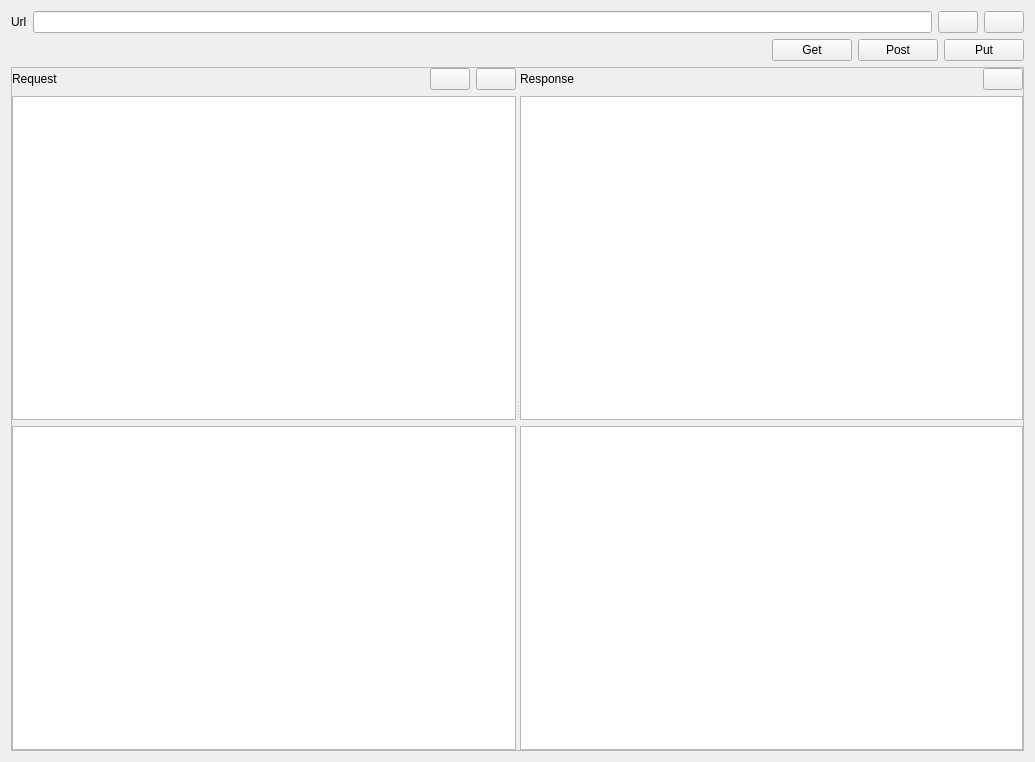
<?xml version="1.0" encoding="UTF-8"?>
<ui version="4.0">
 <class>ApiTester</class>
 <widget class="QWidget" name="ApiTester">
  <property name="geometry">
   <rect>
    <x>0</x>
    <y>0</y>
    <width>1035</width>
    <height>762</height>
   </rect>
  </property>
  <property name="windowTitle">
   <string>Form</string>
  </property>
  <layout class="QVBoxLayout" name="verticalLayout">
   <item>
    <layout class="QHBoxLayout" name="horizontalLayout">
     <item>
      <widget class="QLabel" name="label">
       <property name="text">
        <string>Url</string>
       </property>
      </widget>
     </item>
     <item>
      <widget class="QLineEdit" name="urlLineEdit">
       <property name="clearButtonEnabled">
        <bool>true</bool>
       </property>
      </widget>
     </item>
     <item>
      <widget class="QPushButton" name="copyButton">
       <property name="toolTip">
        <string>Copy</string>
       </property>
       <property name="text">
        <string/>
       </property>
       <property name="icon">
        <iconset theme="QIcon::ThemeIcon::EditCopy"/>
       </property>
      </widget>
     </item>
     <item>
      <widget class="QPushButton" name="pasteButton">
       <property name="toolTip">
        <string>Paste</string>
       </property>
       <property name="text">
        <string/>
       </property>
       <property name="icon">
        <iconset theme="QIcon::ThemeIcon::EditPaste"/>
       </property>
      </widget>
     </item>
    </layout>
   </item>
   <item>
    <layout class="QHBoxLayout" name="horizontalLayout_2">
     <item>
      <spacer name="horizontalSpacer_3">
       <property name="orientation">
        <enum>Qt::Orientation::Horizontal</enum>
       </property>
       <property name="sizeHint" stdset="0">
        <size>
         <width>40</width>
         <height>20</height>
        </size>
       </property>
      </spacer>
     </item>
     <item>
      <widget class="QPushButton" name="sendGetButton">
       <property name="text">
        <string>Get</string>
       </property>
      </widget>
     </item>
     <item>
      <widget class="QPushButton" name="sendPostButton">
       <property name="text">
        <string>Post</string>
       </property>
      </widget>
     </item>
     <item>
      <widget class="QPushButton" name="sendPutButton">
       <property name="text">
        <string>Put</string>
       </property>
      </widget>
     </item>
    </layout>
   </item>
   <item>
    <widget class="QScrollArea" name="scrollArea">
     <property name="widgetResizable">
      <bool>true</bool>
     </property>
     <widget class="QWidget" name="scrollAreaWidgetContents">
      <property name="geometry">
       <rect>
        <x>0</x>
        <y>0</y>
        <width>1015</width>
        <height>674</height>
       </rect>
      </property>
      <layout class="QVBoxLayout" name="verticalLayout_4">
       <property name="leftMargin">
        <number>0</number>
       </property>
       <property name="topMargin">
        <number>0</number>
       </property>
       <property name="rightMargin">
        <number>0</number>
       </property>
       <property name="bottomMargin">
        <number>0</number>
       </property>
       <item>
        <widget class="QSplitter" name="splitter">
         <property name="orientation">
          <enum>Qt::Orientation::Horizontal</enum>
         </property>
         <widget class="QWidget" name="verticalLayoutWidget">
          <layout class="QVBoxLayout" name="verticalLayout_2">
           <item>
            <layout class="QHBoxLayout" name="horizontalLayout_3">
             <item>
              <widget class="QLabel" name="label_3">
               <property name="text">
                <string>Request</string>
               </property>
              </widget>
             </item>
             <item>
              <spacer name="horizontalSpacer">
               <property name="orientation">
                <enum>Qt::Orientation::Horizontal</enum>
               </property>
               <property name="sizeHint" stdset="0">
                <size>
                 <width>40</width>
                 <height>20</height>
                </size>
               </property>
              </spacer>
             </item>
             <item>
              <widget class="QPushButton" name="addHeaderBotton">
               <property name="toolTip">
                <string>Add item</string>
               </property>
               <property name="text">
                <string/>
               </property>
               <property name="icon">
                <iconset theme="QIcon::ThemeIcon::ListAdd"/>
               </property>
              </widget>
             </item>
             <item>
              <widget class="QPushButton" name="removeHeaderButton">
               <property name="toolTip">
                <string>Remove Item</string>
               </property>
               <property name="text">
                <string/>
               </property>
               <property name="icon">
                <iconset theme="QIcon::ThemeIcon::ListRemove"/>
               </property>
              </widget>
             </item>
            </layout>
           </item>
           <item>
            <widget class="QTableView" name="requestTableView"/>
           </item>
           <item>
            <widget class="QPlainTextEdit" name="requestBody"/>
           </item>
          </layout>
         </widget>
         <widget class="QWidget" name="verticalLayoutWidget_2">
          <layout class="QVBoxLayout" name="verticalLayout_3">
           <item>
            <layout class="QHBoxLayout" name="horizontalLayout_4">
             <item>
              <widget class="QLabel" name="label_2">
               <property name="text">
                <string>Response</string>
               </property>
              </widget>
             </item>
             <item>
              <spacer name="horizontalSpacer_2">
               <property name="orientation">
                <enum>Qt::Orientation::Horizontal</enum>
               </property>
               <property name="sizeHint" stdset="0">
                <size>
                 <width>40</width>
                 <height>20</height>
                </size>
               </property>
              </spacer>
             </item>
             <item>
              <widget class="QPushButton" name="pushButton_4">
               <property name="text">
                <string/>
               </property>
              </widget>
             </item>
            </layout>
           </item>
           <item>
            <widget class="QTableView" name="responseTableView"/>
           </item>
           <item>
            <widget class="QPlainTextEdit" name="responseBody"/>
           </item>
          </layout>
         </widget>
        </widget>
       </item>
      </layout>
     </widget>
    </widget>
   </item>
  </layout>
 </widget>
 <resources/>
 <connections/>
</ui>
